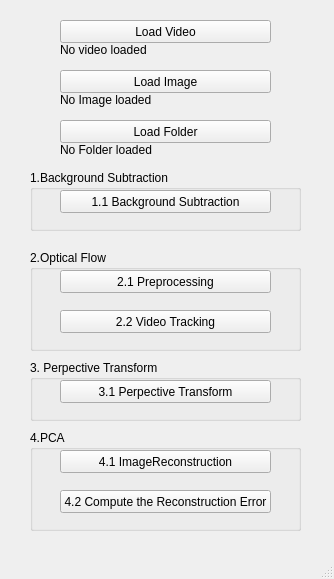
<?xml version="1.0" encoding="UTF-8"?>
<ui version="4.0">
 <class>MainWindow</class>
 <widget class="QMainWindow" name="MainWindow">
  <property name="geometry">
   <rect>
    <x>0</x>
    <y>0</y>
    <width>334</width>
    <height>579</height>
   </rect>
  </property>
  <property name="windowTitle">
   <string>MainWindow</string>
  </property>
  <widget class="QWidget" name="centralwidget">
   <widget class="QLabel" name="labelVideo">
    <property name="geometry">
     <rect>
      <x>60</x>
      <y>40</y>
      <width>231</width>
      <height>20</height>
     </rect>
    </property>
    <property name="text">
     <string>No video loaded</string>
    </property>
   </widget>
   <widget class="QLabel" name="labelImage">
    <property name="geometry">
     <rect>
      <x>60</x>
      <y>90</y>
      <width>211</width>
      <height>20</height>
     </rect>
    </property>
    <property name="text">
     <string>No Image loaded</string>
    </property>
   </widget>
   <widget class="QPushButton" name="loadImage">
    <property name="geometry">
     <rect>
      <x>60</x>
      <y>70</y>
      <width>211</width>
      <height>23</height>
     </rect>
    </property>
    <property name="text">
     <string>Load Image</string>
    </property>
   </widget>
   <widget class="QLabel" name="labelFolder">
    <property name="geometry">
     <rect>
      <x>60</x>
      <y>140</y>
      <width>211</width>
      <height>20</height>
     </rect>
    </property>
    <property name="text">
     <string>No Folder loaded</string>
    </property>
   </widget>
   <widget class="QPushButton" name="loadFolder">
    <property name="geometry">
     <rect>
      <x>60</x>
      <y>120</y>
      <width>211</width>
      <height>23</height>
     </rect>
    </property>
    <property name="text">
     <string>Load Folder</string>
    </property>
   </widget>
   <widget class="QGroupBox" name="groupBox">
    <property name="geometry">
     <rect>
      <x>30</x>
      <y>170</y>
      <width>271</width>
      <height>61</height>
     </rect>
    </property>
    <property name="title">
     <string>1.Background Subtraction</string>
    </property>
    <widget class="QPushButton" name="backGround">
     <property name="geometry">
      <rect>
       <x>30</x>
       <y>20</y>
       <width>211</width>
       <height>23</height>
      </rect>
     </property>
     <property name="text">
      <string>1.1 Background Subtraction</string>
     </property>
    </widget>
   </widget>
   <widget class="QGroupBox" name="groupBox_2">
    <property name="geometry">
     <rect>
      <x>30</x>
      <y>250</y>
      <width>271</width>
      <height>101</height>
     </rect>
    </property>
    <property name="title">
     <string>2.Optical Flow</string>
    </property>
    <widget class="QPushButton" name="preProcess">
     <property name="geometry">
      <rect>
       <x>30</x>
       <y>20</y>
       <width>211</width>
       <height>23</height>
      </rect>
     </property>
     <property name="text">
      <string>2.1 Preprocessing</string>
     </property>
    </widget>
    <widget class="QPushButton" name="videoTrack">
     <property name="geometry">
      <rect>
       <x>30</x>
       <y>60</y>
       <width>211</width>
       <height>23</height>
      </rect>
     </property>
     <property name="text">
      <string>2.2 Video Tracking</string>
     </property>
    </widget>
   </widget>
   <widget class="QGroupBox" name="groupBox_3">
    <property name="geometry">
     <rect>
      <x>30</x>
      <y>360</y>
      <width>271</width>
      <height>61</height>
     </rect>
    </property>
    <property name="title">
     <string>3. Perpective Transform</string>
    </property>
    <widget class="QPushButton" name="perPective">
     <property name="geometry">
      <rect>
       <x>30</x>
       <y>20</y>
       <width>211</width>
       <height>23</height>
      </rect>
     </property>
     <property name="text">
      <string>3.1 Perpective Transform</string>
     </property>
    </widget>
   </widget>
   <widget class="QGroupBox" name="groupBox_4">
    <property name="geometry">
     <rect>
      <x>30</x>
      <y>430</y>
      <width>271</width>
      <height>101</height>
     </rect>
    </property>
    <property name="title">
     <string>4.PCA</string>
    </property>
    <widget class="QPushButton" name="imgRecon">
     <property name="geometry">
      <rect>
       <x>30</x>
       <y>20</y>
       <width>211</width>
       <height>23</height>
      </rect>
     </property>
     <property name="text">
      <string>4.1 ImageReconstruction</string>
     </property>
    </widget>
    <widget class="QPushButton" name="comTheRecon">
     <property name="geometry">
      <rect>
       <x>30</x>
       <y>60</y>
       <width>211</width>
       <height>23</height>
      </rect>
     </property>
     <property name="text">
      <string>4.2 Compute the Reconstruction Error</string>
     </property>
    </widget>
   </widget>
   <widget class="QPushButton" name="loadVideo">
    <property name="geometry">
     <rect>
      <x>60</x>
      <y>20</y>
      <width>211</width>
      <height>23</height>
     </rect>
    </property>
    <property name="text">
     <string>Load Video</string>
    </property>
   </widget>
  </widget>
  <widget class="QMenuBar" name="menubar">
   <property name="geometry">
    <rect>
     <x>0</x>
     <y>0</y>
     <width>334</width>
     <height>21</height>
    </rect>
   </property>
  </widget>
  <widget class="QStatusBar" name="statusbar"/>
 </widget>
 <resources/>
 <connections/>
</ui>
